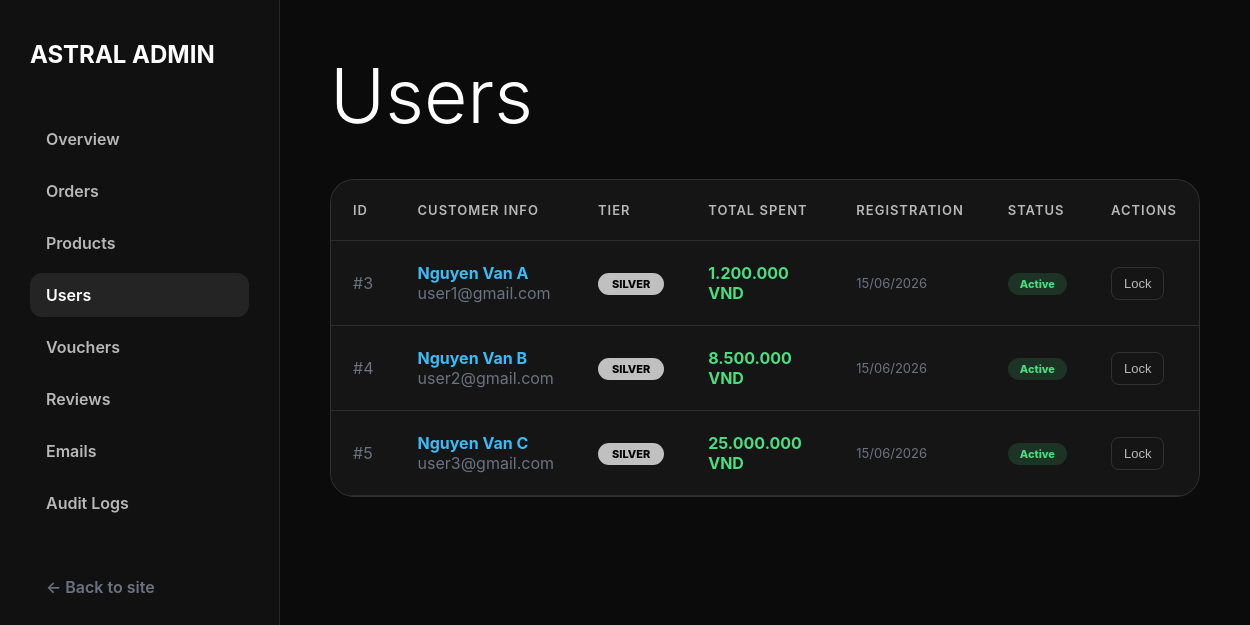
Page /admin/users (signed in) on the committed database.
### tables this page shows
CREATE TABLE users (
    id            INT UNSIGNED AUTO_INCREMENT PRIMARY KEY,
    name          VARCHAR(100)  NOT NULL,
    email         VARCHAR(150)  NOT NULL UNIQUE,
    password      VARCHAR(255)  NOT NULL,                         
    phone         VARCHAR(20)   DEFAULT NULL,
    avatar        VARCHAR(255)  DEFAULT 'default_avatar.png',
    role          ENUM('user','staff','admin') NOT NULL DEFAULT 'user',
     
    tier          ENUM('silver','gold','diamond') NOT NULL DEFAULT 'silver',
    total_spent   DECIMAL(15,2) NOT NULL DEFAULT 0.00,
    is_locked     TINYINT(1)    NOT NULL DEFAULT 0,               
    locked_reason VARCHAR(255)  DEFAULT NULL,
    is_verified   TINYINT(1)    NOT NULL DEFAULT 1,               
    verification_token VARCHAR(64) DEFAULT NULL,
    mfa_secret          VARCHAR(32)   DEFAULT NULL,
    mfa_enabled         TINYINT(1)    NOT NULL DEFAULT 0,
    created_at    TIMESTAMP     NOT NULL DEFAULT CURRENT_TIMESTAMP,
    updated_at    TIMESTAMP     NOT NULL DEFAULT CURRENT_TIMESTAMP ON UPDATE CURRENT_TIMESTAMP,

    INDEX idx_role (role),
    INDEX idx_tier (tier),
    INDEX idx_is_locked (is_locked)
);

### src/Controllers/AdminUserController.php (called while the page is built, shortened)
<?php
class AdminUserController {
    public function index() {
        $customers = User::getAllCustomers();
        require_once __DIR__ . "/../Views/admin/users/index.php";
    }
}

### src/index.php (called while the page is built, shortened)
<?php
    $router = new Router();
    $router->get("/",                               [ProductController::class, "index"]);
    $router->get("/api/health",                     [HealthController::class, "index"]);
    $router->get("/login",                          [AuthController::class, "login"]);
    $router->post("/login",                         [AuthController::class, "login"]);
    $router->get("/register",                       [AuthController::class, "register"]);
    $router->post("/register",                      [AuthController::class, "register"]);
    $router->get("/logout",                         [AuthController::class, "logout"]);
    $router->get("/verify",                         [AuthController::class, "verify"]);
    $router->get("/verify-otp",                     [AuthController::class, "showOtpForm"]);
    $router->post("/verify-otp",                    [AuthController::class, "showOtpForm"]);
    $router->get("/forgot-password",                [PasswordResetController::class, "forgot"]);
    $router->post("/forgot-password",               [PasswordResetController::class, "forgot"]);
    $router->get("/reset-password",                 [PasswordResetController::class, "reset"]);
    $router->post("/reset-password",                [PasswordResetController::class, "reset"]);
    $router->get("/mfa-verify",                     [AuthController::class, "mfaVerify"]);
    $router->post("/mfa-verify",                    [AuthController::class, "mfaVerify"]);
    $router->get("/mfa-setup",                      [ProfileController::class, "setupMfa"]);
    $router->post("/mfa-setup",                     [ProfileController::class, "setupMfa"]);
    $router->get("/cart",                           [CartController::class, "index"]);
    $router->post("/cart/add",                      [CartController::class, "add"]);
    $router->post("/cart/remove",                   [CartController::class, "remove"]);
    $router->post("/cart/update",                   [CartController::class, "update"]);
    $router->get("/cart/count",                     [CartController::class, "count"]);
    $router->get("/checkout",                       [CheckoutController::class, "index"]);
    $router->post("/checkout/place-order",          [CheckoutController::class, "placeOrder"]);
    $router->get("/checkout/place-order",           [CheckoutController::class, "placeOrderGet"]);
    $router->get("/checkout/success",               [CheckoutController::class, "success"]);
    $router->post("/checkout/validate-voucher",     [CheckoutController::class, "validateVoucher"]);
    $router->get("/payment/vnpay-return",           [PaymentController::class, "vnpayReturn"]);
    $router->get("/payment/vnpay-ipn",              [PaymentController::class, "vnpayIpn"]);
    $router->get("/orders",                         [OrderController::class, "index"]);
    $router->get("/orders/invoice",                 [OrderController::class, "invoice"]);
    $router->post("/orders/cancel",                 [OrderController::class, "cancel"]);
    $router->post("/service/stop",                  [ServiceController::class, "stop"]);
    $router->post("/service/start",                 [ServiceController::class, "start"]);
    $router->post("/service/restart",               [ServiceController::class, "restart"]);
    $router->post("/service/rebuild",               [ServiceController::class, "rebuild"]);
    $router->get("/inbox",                          [InboxController::class, "index"]);
    $router->post("/inbox/read",                    [InboxController::class, "markRead"]);
    $router->get("/profile",                        [ProfileController::class, "index"]);
    $router->post("/profile/update",                [ProfileController::class, "update"]);
    $router->get("/console",                        [ConsoleController::class, "index"]);
    $router->get("/admin/orders",                   [AdminOrderController::class, "index"]);
    $router->get("/admin/orders/invoice",           [AdminOrderController::class, "invoice"]);
    $router->post("/admin/orders/update",           [AdminOrderController::class, "update"]);
    $router->get("/admin/products",                 [AdminProductController::class, "index"]);
    $router->post("/admin/products/store",          [AdminProductController::class, "store"]);
    $router->post("/admin/products/update",         [AdminProductController::class, "update"]);
    $router->post("/admin/products/toggle",         [AdminProductController::class, "toggle"]);
    $router->get("/admin",                          [AdminDashboardController::class, "index"]);
    $router->get("/admin/dashboard",                [AdminDashboardController::class, "index"]);
    $router->get("/admin/users",                    [AdminUserController::class, "index"]);
    $router->post("/admin/users/toggle-lock",       [AdminUserController::class, "toggleLock"]);
    $router->get("/admin/vouchers",                 [AdminVoucherController::class, "index"]);
    $router->post("/admin/vouchers/store",          [AdminVoucherController::class, "store"]);
    $router->post("/admin/vouchers/toggle",         [AdminVoucherController::class, "toggle"]);
    $router->get("/admin/reviews",                  [AdminReviewController::class, "index"]);
    $router->post("/admin/reviews/toggle",           [AdminReviewController::class, "toggle"]);
    $router->get("/admin/emails",                   [AdminEmailController::class, "index"]);
    $router->post("/admin/emails/send",             [AdminEmailController::class, "send"]);
    $router->get("/admin/audit-logs",              [AdminAuditLogController::class, "index"]);
    $router->dispatch($_SERVER["REQUEST_URI"], $_SERVER["REQUEST_METHOD"]);

### src/Models/User.php (called while the page is built, shortened)
<?php
class User {
    public static function getAllCustomers(): array {
        $pdo = Database::getConnection();
        $sql = "
            SELECT id, name, email, phone, tier, total_spent, is_locked, created_at
            FROM users
            WHERE role = 'user'
            ORDER BY created_at DESC
        ";
        return $pdo->query($sql)->fetchAll(PDO::FETCH_ASSOC);
    }
}

### src/Views/admin/users/index.php (the view, shortened to what this page needs)
<!DOCTYPE html>
<html lang="en">
<head>
    <link rel="stylesheet" href="/css/base.css">
</head>
<body>
    <div class="admin-layout">
        <div class="admin-sidebar">
            <h2>ASTRAL ADMIN</h2>
            <a href="/admin">Overview</a>
            <a href="/admin/orders">Orders</a>
            <a href="/admin/products">Products</a>
            <a href="/admin/users" class="active">Users</a>
            <a href="/admin/vouchers">Vouchers</a>
            <a href="/admin/reviews">Reviews</a>
            <a href="/admin/emails">Emails</a>
            <a href="/admin/audit-logs">Audit Logs</a>
            <div style="margin-top:auto;padding-top:32px;">
                <a href="/" style="color:#6b7280;">← Back to site</a>
            </div>
        </div>
        <div class="admin-content">
            <h1>Users</h1>
            <div style="background:#151515;border-radius:24px;border:1px solid rgba(255,255,255,0.12);overflow:hidden;">
                <div class="table-responsive">
                    <table class="admin-table">
                        <thead>
                            <tr>
                                <th>ID</th>
                                <th>Customer Info</th>
                                <th>Tier</th>
                                <th>Total Spent</th>
                                <th>Registration</th>
                                <th>Status</th>
                                <th>Actions</th>
                            </tr>
                        </thead>
                        <tbody>
                            <?php foreach ($customers as $user): ?>
                                <tr>
                                    <td style="color:#6b7280;">#<?= $user['id'] ?></td>
                                    <td>
                                        <div class="fw-bold" style="color:#38bdf8;"><?= htmlspecialchars($user['name']) ?></div>
                                        <span class="text-muted"><?= htmlspecialchars($user['email']) ?></span>
                                    </td>
                                    <td>
                                        <span class="tier-badge <?= $user['tier'] ?>"><?= strtoupper($user['tier']) ?></span>
                                    </td>
                                    <td class="fw-bold" style="color:#4ade80;"><?= number_format($user['total_spent'], 0, ',', '.') ?> VND</td>
                                    <td style="color:#6b7280;font-size:13px;"><?= date('d/m/Y', strtotime($user['created_at'])) ?></td>
                                    <td>
                                        <span class="user-status <?= $user['is_locked'] ? 'locked' : 'active' ?>"><?= $user['is_locked'] ? 'Locked' : 'Active' ?></span>
                                    </td>
                                    <td>
                                        <form action="/admin/users/toggle-lock" method="POST" onsubmit="return confirm('Are you sure you want to <?= $user['is_locked'] ? 'UNLOCK' : 'LOCK' ?> this account?');">
                                            <button type="submit" class="action-btn <?= $user['is_locked'] ? 'success' : 'danger' ?>">
                                                <?= $user['is_locked'] ? 'Unlock' : 'Lock' ?>
                                            </button>
                                        </form>
                                    </td>
                                </tr>
                            <?php endforeach; ?>
                        </tbody>
                    </table>
                </div>
            </div>
        </div>
    </div>
</body>
</html>

### src/css/base.css (style rules this page uses)
* { margin: 0; padding: 0; box-sizing: border-box; }
html { scroll-behavior: smooth; }
body { font-family: "Inter", sans-serif; background: #0b0b0b; color: #fff; overflow-x: hidden; }
a { text-decoration: none; color: inherit; }
.admin-layout { display: flex; min-height: 100vh; }
.admin-sidebar { width: 280px; background: #111; padding: 40px 30px; border-right: 1px solid rgba(255, 255, 255, 0.1); position: fixed; top: 0; left: 0; height: 100vh; overflow-y: auto; z-index: 100; }
.admin-sidebar h2 { font-size: 24px; margin-bottom: 48px; display: flex; align-items: center; gap: 10px; }
.admin-sidebar a { display: block; color: #b8b8b8; margin-bottom: 8px; padding: 12px 16px; border-radius: 12px; font-weight: 600; transition: all 0.2s ease; }
.admin-sidebar a:hover, .admin-sidebar a.active { background: rgba(255, 255, 255, 0.08); color: #fff; }
.admin-content { flex: 1; padding: 50px; margin-left: 280px; }
.admin-content h1 { font-size: clamp(52px, 6vw, 76px); font-weight: 300; margin-bottom: 38px; }
.admin-table { width: 100%; border-collapse: collapse; background: #151515; border-radius: 20px; overflow: hidden; }
.admin-table th, .admin-table td { padding: 22px; border-bottom: 1px solid rgba(255, 255, 255, 0.1); text-align: left; }
.admin-table th { color: #b8b8b8; font-weight: 600; font-size: 13px; text-transform: uppercase; letter-spacing: 1px; }
.silver { background: #c0c0c0; color: #000; }
.text-muted { color: #6b7280; }
.fw-bold { font-weight: 700; }
.table-responsive { overflow-x: auto; }

### src/Views/admin/users/index.php (style rules this page uses)
.tier-badge { padding:4px 14px; border-radius:999px; font-size:11px; font-weight:800; display:inline-block; }
.tier-badge.silver { background:#c0c0c0; color:#000; }
.user-status { padding:4px 12px; border-radius:999px; font-size:11px; font-weight:800; display:inline-block; }
.user-status.active { background:rgba(74,222,128,0.15); color:#4ade80; }
.action-btn { padding:8px 12px; border-radius:8px; border:1px solid rgba(255,255,255,0.12); background:transparent; color:#b8b8b8; cursor:pointer; font-size:13px; }

### rows in the picture
users: id "3", name "Nguyen Van A", email "user1@gmail.com", tier "SILVER", total_spent "1.200.000", created_at "15/06/2026", is_locked "Active"
users: id "4", name "Nguyen Van B", email "user2@gmail.com", tier "SILVER", total_spent "8.500.000", created_at "15/06/2026", is_locked "Active"
users: id "5", name "Nguyen Van C", email "user3@gmail.com", tier "SILVER", total_spent "25.000.000", created_at "15/06/2026", is_locked "Active"
